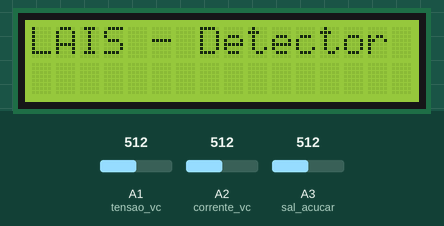
The sketch below on a simulated Arduino Uno, built with avr-gcc and run on an emulated ATmega328P. Parts: 16×2 character LCD. Inputs (shaded band) come from the test bench; at power-on: A3 (sal_acucar) = 512, A1 (tensao_vc) = 512, A2 (corrente_vc) = 512. Storage starts empty; what the sketch prints to the serial monitor is not drawn.

Above: at 1.2 s.
1.3 s: A3 (sal_acucar) set to 885
At 2.6 s:
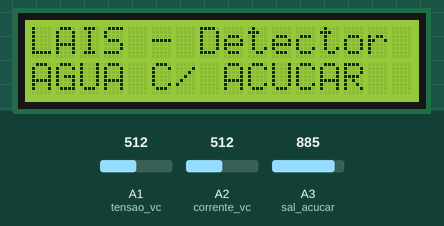
4.4 s: A3 (sal_acucar) set to 908
At 5.8 s:
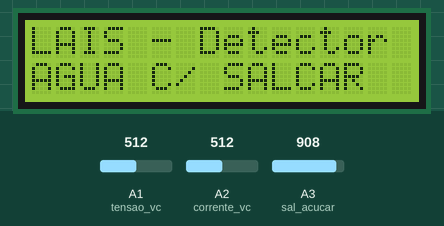
6.2 s: A3 (sal_acucar) set to 288
9.3 s: A3 (sal_acucar) set to 266
10.9 s: A3 (sal_acucar) set to 957
14.0 s: A3 (sal_acucar) set to 986
Timing chart, 0 to 16.6 s (numbered marks = the images above; inputs shaded):
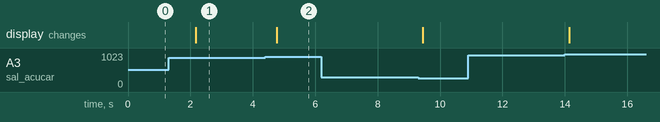

The sketch:

detector.ino
```cpp
#include "Wire.h"
#include <LiquidCrystal_I2C.h>

LiquidCrystal_I2C lcd(0x27, 16, 2);

#include <SPI.h>
#include <SD.h>

const int CS = 4;

int tensao_vc = A1;
int corrente_vc = A2;
int sal_acucar = A3;

float VC_tensao, VC_corrente;

#define n 10 //pontos da media deslocada
int vetor[n]; //vetor para media deslocada

float media(int);
float media_deslocada(int);
void detectar(int);

void setup()
{
  Wire.begin();
  Serial.begin(9600);
  lcd.begin (16, 2);

  Serial.println("Inicializando Micro-cartao-SD...");
  if (!SD.begin(CS))
  {
    Serial.println("Error no cartao.");
  }
  Serial.println("Micro-cartao-SD iniciado corretamente");

  pinMode(tensao_vc, INPUT);
  pinMode(corrente_vc, INPUT);
  pinMode(sal_acucar, INPUT);

  lcd.setCursor(0, 0);
  lcd.print("LAIS - Detector");
  lcd.display();
}

void loop()
{
  detectar(sal_acucar);

  VC_tensao = media(tensao_vc);
  VC_corrente = media(corrente_vc);

  File arquivo = SD.open("dados.csv", FILE_WRITE);

  if (arquivo)
  {
    arquivo.print("Tensão voltametria ciclica: ");
    arquivo.println(VC_tensao);

    arquivo.print("Corrente voltametria ciclica: ");
    arquivo.println(VC_corrente);
  }

  else
  {
    Serial.println("Erro ao abrir o arquivo dados.csv");
  }
  delay(500); // Tempo de gravação

}

float media(int x)
{
  float soma, valor;
  soma = 0.0;

  for (int i = 0; i < 10; i++)
  {
    valor = analogRead(x);
    soma += valor;
  }

  return valor/10;
}

float media_deslocada(int x)
{
  for (int i = n - 1; i > 0; i--)
  {
    vetor[i] = vetor[i - 1];
  }
  vetor[0] = analogRead(x);

  float soma = 0;

  for (int i = 0; i < n; i++)
  {
    soma += vetor[i];
  }

  return soma / n;
}

void detectar(int x)
{
  float detector = media_deslocada(x);

  //valor depende do material do eletrodo
  if (detector >= 690)
  {
    Serial.println("Detector - ÁGUA COM SAL");
    lcd.setCursor(0, 1);
    lcd.print("AGUA C/ SAL");
  }

  if (detector >= 530 && detector < 690)
  {
    Serial.println("Detector - ÁGUA");
    lcd.setCursor(0, 1);
    lcd.print("AGUA");
  }

  if (detector >= 300 && detector < 530) {
    Serial.println("Detector - AGUA COM AÇÚCAR");
    lcd.setCursor(0, 1);
    lcd.print("AGUA C/ ACUCAR");
  }
}
```

Measured:
- the behaviour switches between 893 and 894 on A3 (sal_acucar) (found by bisection; images 1 and 2)
- after the input at 6.2 s, every drawn part: stays the same
- after the input at 10.9 s, every drawn part: stays the same
